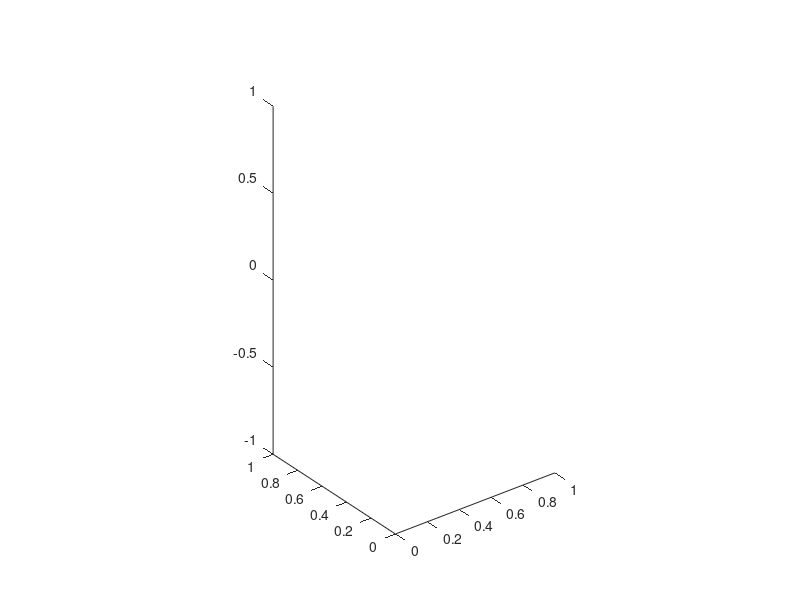

Write MATLAB code to recreate this figure. (Note: this script raises an error after producing the figure.)
%warning('off','last');
close all;
clear;
clc;
hold on;
set(gca,'DataAspectRatio',[1 1 1]);
view(3);

legend show;
i = 2; %number of tubes 

%Load zero clearance solution (initial guess) and discretization points
ini = load("ini.mat");
alpha1 = ini.u1;
alpha2 = ini.u2;

Ni = size(alpha1,1)/3; % Discretize coefficeint, based on zero clearance solution 
N = i*Ni;
ez = [0 0 1];
len1 = 500e-3;

curvature1 = 1/(200e-3);
curvature2 = 1/(250e-3);

len2 = len1;
delta_s = len1/(Ni-1);
delta = 10;


R10 = eye(3);%Base rotation of tube 1
R20 = eye(3)*expm(hat([0 0 1]*pi));%Base rotation of tube 2


uhat_1 = zeros(3*Ni,1);% Inner tube center line precurvature
phat_1 = zeros(3*Ni,1);% Inner tube center line position

for m = 1:Ni
    uhat_1(3*m-2:3*m) = [0 1 0]*curvature1;%Local frame curvature
end
[phat_1,R1_hat,g1_hat] = findShape2(uhat_1,len1,Ni,R10,"Tube 1");

uhat_2 = zeros(3*Ni,1);% Outer tube center line precurvature
phat_2 = zeros(3*Ni,1);% Outer tube center line position

% uhat_2(1:3*floor(Ni/2)) = repmat([0 0 0],1,floor(Ni/2));
% uhat_2(3*floor(Ni/2)+1:3*floor(Ni/2)+3) = [0 1/(delta_s) 0];
% uhat_2(3*floor(Ni/2)+4:3*Ni) = repmat([0 0 0],1,floor(Ni/2));
% phat_2 = findShape2(uhat_2,len2,Ni,R20,"Tube 2");

% This part is for the tunnel project

for m = 1:Ni
    uhat_2(3*m-2:3*m) = [0 1 0]*curvature2;
end
[phat_2,R2_hat,g2_hat] = findShape2(uhat_2,len2,Ni,R20,"Tube 2");

uhat = [uhat_1;uhat_2];


v1 = 0.3; %Poisson Ratio
k1xy = 5.07e-2;k1z = k1xy/(1+v1);% Bending and torsional stiffness of inner tube
k = [k1xy k1xy k1z];Kd = k;
for m = 1:Ni-1
    Kd = [Kd k];
end

v2 = 0.3;
k2xy = 20.07e-2;k2z = k2xy/(1+v2);% Bending and torsional stiffness of inner tube
k = [k2xy k2xy k2z];
for m = 1:Ni
    Kd = [Kd k];
end
Kd = Kd*delta_s;
%K = diag(Kd);
K = diag(Kd);

c = 200e-3;% 3mm clearance
max_clearance_step = 10;



% Calculate S
S_zzy = zeros(Ni,3,3*Ni*i);
for m = 1:Ni
    %S(m,n,:,:) = zeros(3,3*Ni*i); Shape indications
    S_zzy(m,:,3*m-2:3*m) = eye(3);
    S_zzy(m,:,3*Ni+3*m-2:3*Ni+3*m) = -eye(3);
end

%Outer loop for optimizing u,p


%I tried to add some deviation but that worked awfully
ustar_1_deviation = 0*(rand(3*Ni,1)-1/2);
ustar_2_deviation = 0*(rand(3*Ni,1)-1/2);


% Start the initial guess with zero clearance solutions
ustar_1 = reshape(alpha1,3*Ni,1)+ustar_1_deviation;
ustar_2 = reshape(alpha2,3*Ni,1)+ustar_2_deviation;

[pstar_1,Rstar_1,g1_star] = findShape2(ustar_1,len1,Ni,R10,"Tube 1 initial guess");
[pstar_2,Rstar_2,g2_star] = findShape2(ustar_2,len2,Ni,R20,"Tube 2 initial guess");
[p_alpha,~,g_alpha] = findShape2(reshape(alpha2,3*Ni,1),len1,Ni,R20,"Zero Clearance Solution");


%disp(norm(pstar_1 - pstar_2));

ustar = [ustar_1;ustar_2];
pstar = [pstar_1;pstar_2];

count = 0;

for clearance_step = 1:max_clearance_step
% Loop for updating guess of u

%Update ustar1/2 from updated ustar
ustar_1 = ustar(1:3*Ni);
ustar_2 = ustar(3*Ni+1:i*Ni*3);
pstar_1 = pstar(1:3*Ni);
pstar_2 = pstar(3*Ni+1:i*Ni*3);

g = K*(ustar - uhat);

% Calculate Jp
Jp1 = zeros(3*Ni,3*Ni);
Jp2 = zeros(3*Ni,3*Ni);
% m,n for j,k

for m = 1:Ni
    for n = 1:Ni
        if m<=n
            Jp1(3*m-2:3*m,3*n-2:3*n) = zeros(3,3);
            continue;
        end
        %Rstar_k = expm(hat(ustar_1(3*n-2:3*n)));
        Rstar_k = squeeze(Rstar_1(n,:,:));
        Jp1(3*m-2:3*m,3*n-2:3*n)=hat(pstar_1(3*n-2:3*n)-pstar_1(3*m-2:3*m))*Rstar_k*delta_s;
    end
end

for m = 1:Ni
    for n = 1:Ni
        if m<=n
            Jp2(3*m-2:3*m,3*n-2:3*n) = zeros(3,3);
            continue;
        end
        %Rstar_k = expm(hat(ustar_2(3*n-2:3*n)));
        Rstar_k = squeeze(Rstar_2(n,:,:));
        Jp2(3*m-2:3*m,3*n-2:3*n)=hat(pstar_2(3*n-2:3*n)-pstar_2(3*m-2:3*m))*Rstar_k*delta_s;
    end
end
Jp = blkdiag(Jp1,Jp2);

%Calculate P and pdot
P1 = zeros(Ni,3,3);  
P2 = zeros(Ni,3,3);
pdot_1_array = {};
pdot_2_array = {};
for j = 1:Ni
    pdot_1 = squeeze(Rstar_1(j,:,:))*ez';
    pdot_1_array{j} = pdot_1;
    P1(j,:,:) = eye(3)-pdot_1*pdot_1';
end 

for j = 1:Ni
    pdot_2 = squeeze(Rstar_2(j,:,:))*ez';
    pdot_2_array{j} = pdot_2;
    P2(j,:,:) = eye(3)-pdot_2*pdot_2';
end
P_zzy = zeros(i,Ni,3,3);
P_zzy(1,:,:,:) = P1;
P_zzy(2,:,:,:) = P2;


%Calculate X, with respect to tube 1
X_zzy = zeros(Ni,3,3*Ni*i);
for n = 1:Ni
    X_zzy(n,:,:) = squeeze(P_zzy(2,n,:,:))*squeeze(S_zzy(n,:,:))*Jp;
end


%Calculate q
q = zeros(i-1,Ni);
for m = 1:i-1
    for n = 1:Ni
        q(m,n) = 1/2*(c/max_clearance_step)^2;
    end
end

% Formulate h and q from lambda and optimize upon lambda
%lambda = ones((i-1)*Ni,1);
previous = 0;
previous_lambda = zeros((i-1)*Ni,1);
maxIter = 200;
stepSize = 0.5;
lambda_zzy = 0.1/Ni*ones(Ni,1);
dlambda_zzy = zeros(Ni,1);
%lambda optimizing loop
for lp = 1:maxIter
    
    %disp(lp);

    relativeSize = stepSize*(norm(lambda_zzy)+1e-6);
    dlambda_zzy = relativeSize * dlambda_zzy/(norm(dlambda_zzy)+1e-9);
    lambda_zzy = lambda_zzy + dlambda_zzy;
    lambda_zzy(lambda_zzy<0) = 0;
    
    Q_lambda = K;
    for m = 1:i-1
        for n = 1:Ni
         k = (m-1)*Ni+n;
         Q_lambda = Q_lambda + lambda_zzy(k)*squeeze(X_zzy(n,:,:))'*squeeze(X_zzy(n,:,:));
        end
    end

    h_lambda = g;
    delta_u_zzy =  -Q_lambda\h_lambda;

    for m = 1:i-1
        for n = 1:Ni
        k = (m-1)*Ni+n;
        % Compute the angle between two vectors
%         pdot_1 = pdot_1_array{n};
%         pdot_2 = pdot_2_array{n};
%         angle = acos(dot(pdot_1,pdot_2)/(norm(pdot_1)*norm(pdot_2)));
%         
        G_u = 1/2*delta_u_zzy'*squeeze(X_zzy(n,:,:))'*squeeze(X_zzy(n,:,:))*delta_u_zzy-q(m,n);
        dlambda_zzy(k) = G_u;                        
        end
    end
    
    
    q_col = reshape(q,(i-1)*Ni,1);
    J_lambda_zzy = -1/2*g'*inv(Q_lambda)*g-q_col'*lambda_zzy;
    %disp(J_lambda_zzy-previous)
    disp(J_lambda_zzy)
% 
%     if abs(J_lambda_zzy-previous)<9e-6 
% %         if J_lambda>previous
% %             break;
% %         end
%         break;
%         
%     end
    
    
    if J_lambda_zzy < previous
        if lp>1
        stepSize = stepSize*0.5;
        end
    end
    previous = J_lambda_zzy;
    figure(5);
    plot(lambda_zzy);
    end
    
    
    % lambda already optimized, use current delta_u for update
    
    
    %obj = 1/2*delta_u'*K*delta_u+g'*delta_u;
    count = count+1;
    ustar = ustar+delta_u_zzy;
    pstar = pstar+Jp*delta_u_zzy;


    [~,R1_new,g1_new] = findShape2(ustar(1:3*Ni),len1,Ni,R10,['Tube 1, iter ',num2str(count)]);
    [~,R2_new,g2_new] = findShape2(ustar(3*Ni+1:3*i*Ni),len1,Ni,R20,['Tube 2, iter ',num2str(count)]);
    pstar_1_new = pstar(1:3*Ni);
    pstar_2_new = pstar(3*Ni+1:3*i*Ni);
    
    Rstar_2 = R2_new;
    Rstar_1 = R1_new;
    
    %for each point on tube 1 center line, search for the nearest point in
    %tube 2 center line
    tube1_pointset = reshape(pstar_1_new,3,Ni)';
    tube2_pointset = reshape(pstar_2_new,3,Ni)';
    %create a new mapping to map segment in tube 1 to segment in tube 2
    d = dictionary;
    for m = 1:Ni
        Idx = knnsearch(tube2_pointset,tube1_pointset(m,:));
        d(m) = Idx;
    end
    %Update S based on new mapping
    S_zzy = zeros(Ni,3,3*Ni*i);
    for m = 1:Ni
        %S(m,n,:,:) = zeros(3,3*Ni*i); Shape indications
        S_zzy(m,:,3*m-2:3*m) = eye(3);
        S_zzy(m,:,3*Ni+3*d(m)-2:3*Ni+3*d(m)) = -eye(3);
    end
    %Make plot
    h = figure(2);

    rin1 = 0.95e-3;
    rout1 = 1.15e-3;

    rin2 = rout1+(c/max_clearance_step*clearance_step);
    rout2 = rin2 + 2e-3;
%     
    hold off;
    plot3DTubes(g1_new, rin1, rout1, 1,[1,0,0]);
    hold on;
    plot3DTubes(g2_new, rin2, rout2, 0.15);
    %plot3DTubes(g1_hat,rin1, rout1, 1,[1,0,0]);
    title(num2str(clearance_step));
    view(0,0);
    axis equal;
    %save("p_zzy.mat","pstar_2_new","pstar_1_new");
end
gstar_1_new_lc = g1_new;
gstar_2_new_lc = g2_new;
save("pstar_large_clearance.mat","gstar_1_new_lc","gstar_2_new_lc");

rin1 = 0.95e-3;
rout1 = 1.15e-3;

rin2 = rout1+c;
rout2 = rin2 + 2e-3;
figure(3);subplot(1,3,1);
plot3DTubes(g1_hat, rin1, rout1, 0.1,[1,0,0]);
axis equal;
view(0,0);

subplot(1,3,2);
plot3DTubes(g2_hat, rin2, rout2, 0.15);
axis equal;
view(0,0);

subplot(1,3,3);
plot3DTubes(g1_new, rin1, rout1, 1,[1,0,0]);
hold on;
plot3DTubes(g2_new, rin2, rout2, 0.15);
axis equal;
view(0,0);

%figure(2);axis([-1 1 -1 1 -1 1]);xlabel('X');ylabel('Y');zlabel('Z');view(0,90);pause;view(0,0);pause;view(90,0);
disp("Finished")